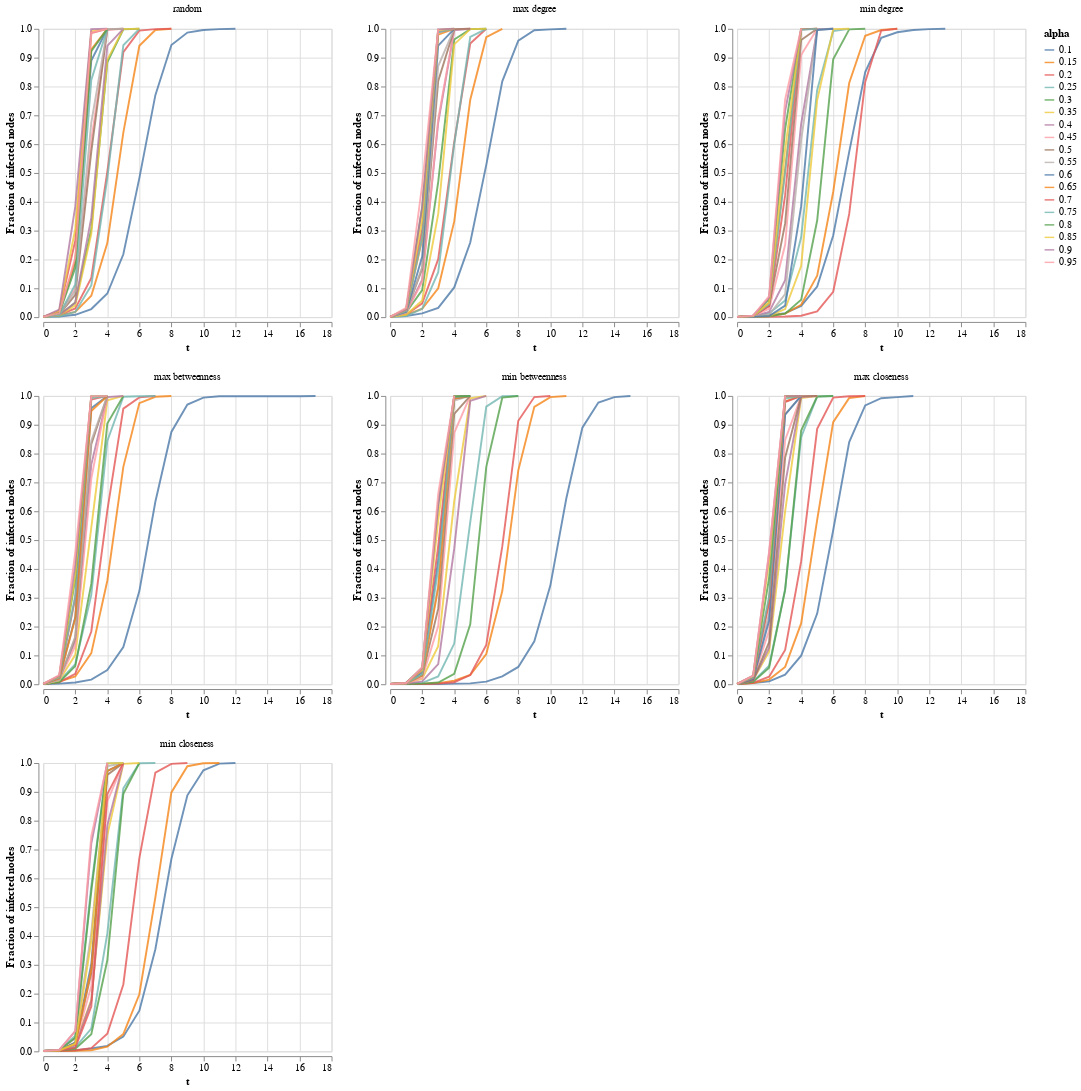

Notebook source saved alongside this figure:
### Code cell
create_lineplot(new_df, 'ER')
